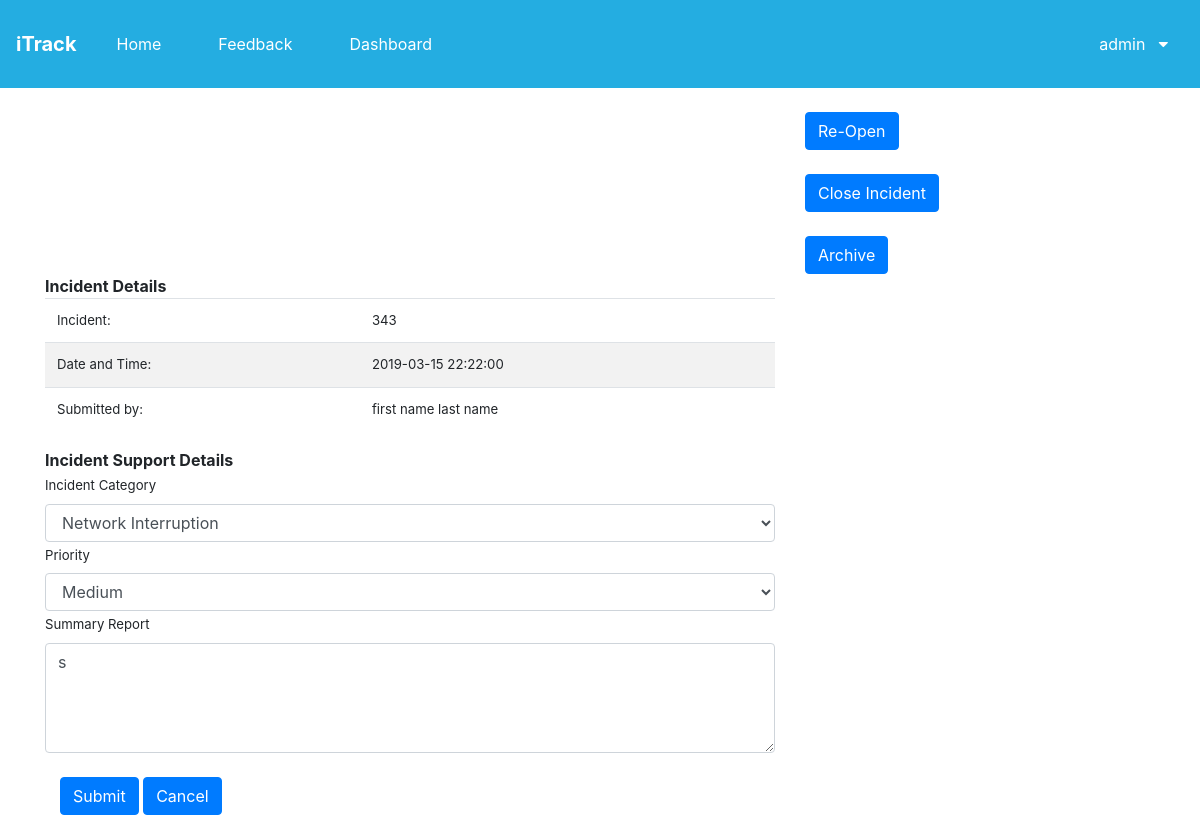
Page /itrackfinal/itmsview_incidentmgmt.php?id=3 (signed in) on the committed database.
### tables this page shows
CREATE TABLE `incident_mgmt` (
  `incidentTicket` int(11) NOT NULL,
  `incident` varchar(300) NOT NULL,
  `date_time` datetime NOT NULL,
  `incidentInv` varchar(300) NOT NULL,
  `incidentReport` longtext NOT NULL,
  `incidentCategory` varchar(100) NOT NULL,
  `incidentPriority` varchar(100) NOT NULL,
  `incidentDesc` varchar(300) NOT NULL,
  `is_closed` tinyint(1) NOT NULL,
  `is_archived` tinyint(1) NOT NULL,
  `resolved_at` datetime NOT NULL,
  `closed_by` varchar(11) NOT NULL
);

CREATE TABLE `users` (
  `isAdmin` tinyint(1) NOT NULL,
  `idUsers` int(11) NOT NULL,
  `fnameUser` varchar(256) NOT NULL,
  `mnameUser` varchar(256) NOT NULL,
  `lnameUser` varchar(256) NOT NULL,
  `uidUsers` varchar(256) NOT NULL,
  `pwdUsers` varchar(256) NOT NULL,
  `isDeleted` tinyint(1) NOT NULL
);

### itrackfinal/itmsview_incidentmgmt.php (the view, shortened to what this page needs)
<?php
    include 'includes/dbh.inc.php';
    $id = $_GET['id'];
    $sql = "SELECT * from incident_mgmt join users on incidentInv = idUsers where incidentTicket = $id";
    $result = $conn->query($sql);
    $row = $result->fetch_assoc();
    $date = new DateTime($row['date_time']);
    $name = $row['fnameUser'] . ' ' . $row['lnameUser'];
    $priority = $row['incidentPriority'];
    $category = $row['incidentCategory'];
    $description = $row['incidentDesc'];
	require "adminheader.php";
?>
<!DOCTYPE html>
<html lang="en">
<link rel="stylesheet" href="css/bootstrap.css">
    <link href="//maxcdn.bootstrapcdn.com/font-awesome/4.7.0/css/font-awesome.min.css" rel="stylesheet">
<head>
</head>
<body>
 <br>
 <div class="container">
 <div class="row justify-content-end">
 <div class = "col-md-4 offset-md-4">
 					              <button  type="submit" id="sendincidentcategory" class="btn btn-primary" formation="/homeitrack.php">
                            <a href= "IncidentMgmt.php" style="color:white;text-decoration:none">Re-Open</a>
                           </button>
                           <br>
                           <br>
                           <button  type="cancel" id="cancelincident" class="btn btn-primary" formation="/homeitrack.php">
                            <a href= "includes/closeIncident.inc.php?id=<?=$id?>" style="color:white;text-decoration:none">Close Incident</a>
                            </button>
                            <br>
                            <br>
                            <button  type="cancel" id="archiveIncident" class="btn btn-primary" formation="/homeitrack.php">
                            <a href= "" style="color:white;text-decoration:none">Archive</a>
                            </button>
                        </div>
 </div>
	 	<div class="row">
          <div class="col-8">
          <table class="table table-striped">
          <tbody>
            <tr> <b>Incident Details</b> </tr>
            <tr>
            <td> Incident: </td>
            <td><?=$row['incident']?></td>
            </tr>
            <tr>
            <td> Date and Time: </td>
            <td><?=$date->format('Y-m-d H:i:s');?></td>
            </tr>
            <tr>
            <td> Submitted by: </td>
            <td><?=$name?></td>
            </tr>
          </tbody>
          </table>
          </div>
          </div>
          <div class="row">
					<div class = "col-8">
          <b>Incident Support Details</b>
          <form action="<?php echo $_SERVER['PHP_SELF']; ?>" method="post">
          <label for="incidentCategory"> Incident Category </label>
                             <select name="incidentCategory" class="form-control" onmousedown="if(this.options.length>5){this.size=5;}" onchange='this.size=0;' onblur="this.size=0;" class=form-control>
                                <option value="networkInterruption"<?php echo $category=='networkInterruption'? 'selected': ''?> > Network Interruption</option>
                              </select>
                            </div>
                          </div>
          <div class="row">
					<div class = "col-8">
            <label for="priority"> Priority</label>
                      <select name="priority"  class="form-control" onmousedown="if(this.options.length>5){this.size=5;}" onchange='this.size=0;' onblur="this.size=0;" class=form-control>
                                <option value="medium" <?php echo $priority=='medium'? 'selected': ''?> >Medium</option>
                        </select>
                      </div>
                    </div>
          <div class="row">
					<div class = "col-8">
          <label for="shortDescription"> Summary Report </label>
          <textarea class="form-control" name="shortDescription"  rows="4.5" cols="50"><?=$description?></textarea>
					</div>
        </div>
        <br>
    		<div class = "col-8">
 					<input name="submit" type="submit" id="sendincidentcategory" class="btn btn-primary" formation="/homeitrack.php">
                           <button  type="cancel" id="cancelincident" class="btn btn-primary" formation="/homeitrack.php">
                            <a href= "IncidentMgmt.php" style="color:white;text-decoration:none"> Cancel</a>
                            </button>
                        </div>
                    </div>
                </body>
                </html>

### itrackfinal/assets/css/style.css (style rules this page uses)
*, *:before, *:after { box-sizing: inherit; }

### rows in the picture
incident_mgmt: incident "343", date_time "2019-03-15 22:22:00", users.fnameUser+lnameUser "first name last name", incidentCategory "Network Interruption", priority "Medium", shortDescription "s"

### other values in the picture
$_SESSION['userUid'] "admin"
